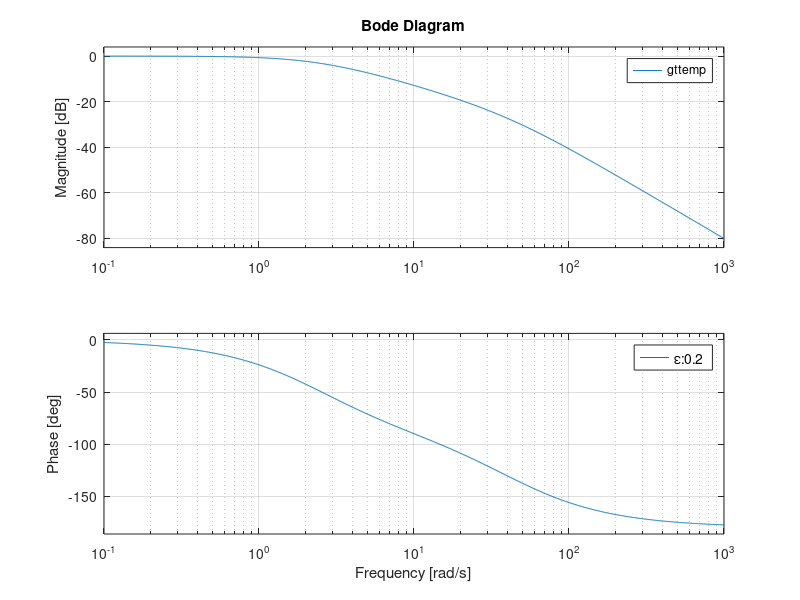

Write MATLAB code to recreate this figure. (Note: this script raises an error after producing the figure.)
%% bode figure
clc;
close all;
s = tf('s');
omega = 10;epsilon = 1;
g1 = omega^2/(s^2+2*epsilon*s*omega+omega^2);

figure(1)
hold on 
for i = 0.2:0.5:2.2
    gttemp = omega^2/(s^2+2*i*s*omega+omega^2);
    bode(gttemp)
end

le_1 = {'\epsilon:0.2','\epsilon:0.7','\epsilon:1.2','\epsilon:1.7','\epsilon:2.2',};
leg = legend(le_1,'FontSize',10);
leg.NumColumns  =  2;
grid minor
% return 
figure(2)
hold on 
for omega = 10:20:90
    gttemp = omega^2/(s^2+2*0.7*s*omega+omega^2);
    bode(gttemp)
end
le_2 = {'\omega:10','\omega:30','\omega:50','\omega:70','\omega:90'};
leg = legend(le_2,'FontSize',10);
leg.NumColumns  =  3;
grid minor


